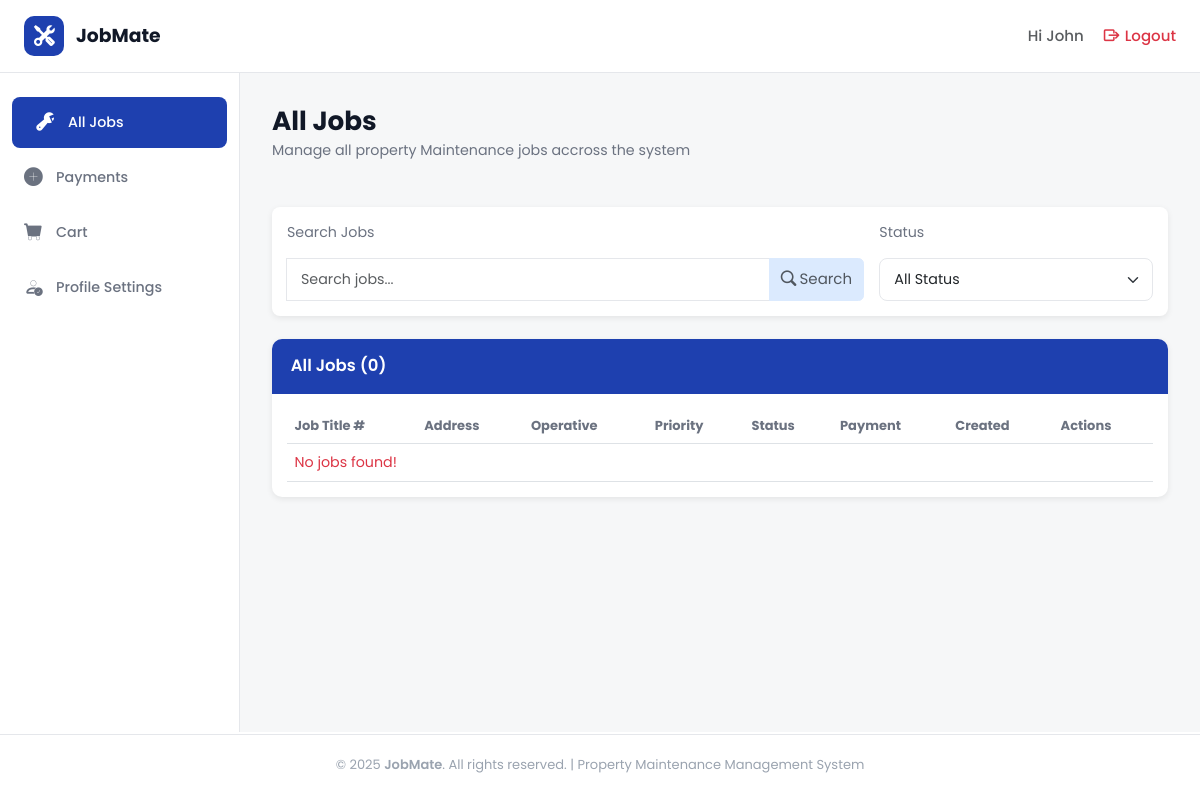
The app's page /jobs/all_jobs/ (signed in), older data.
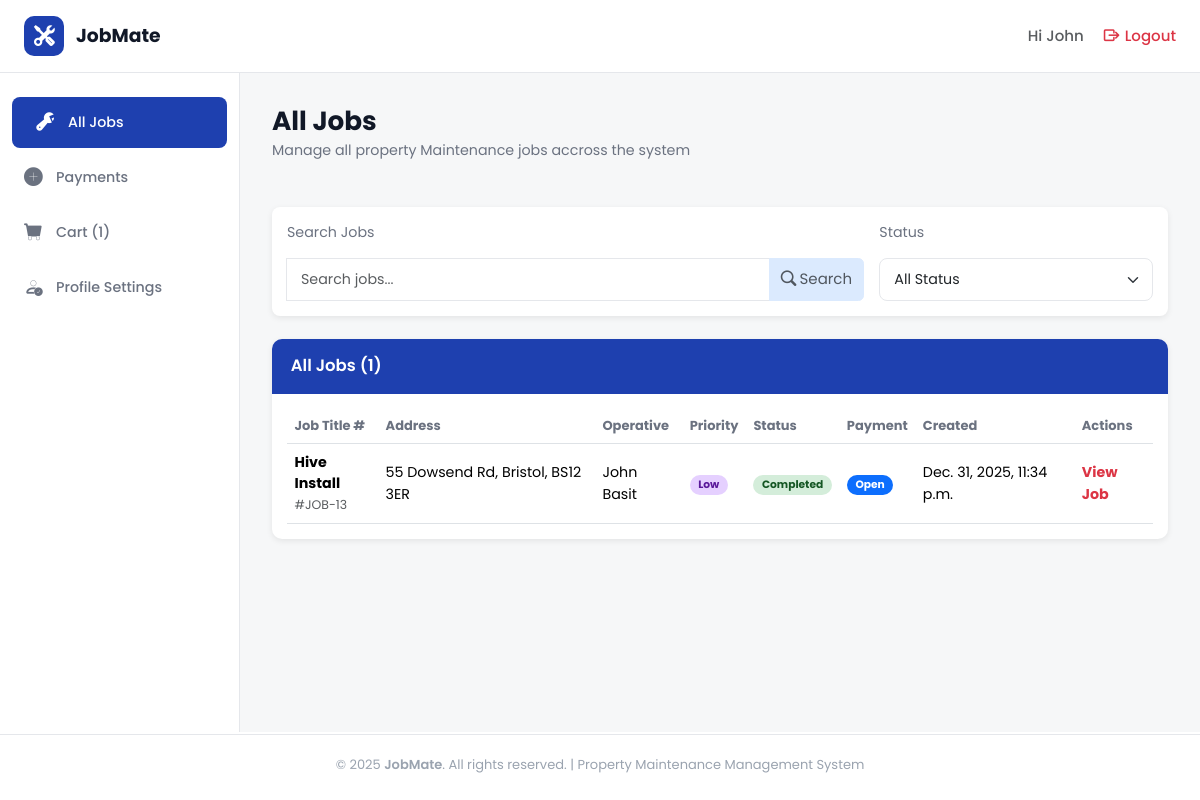
The same page, newer data.
### jobs/models.py (models this page shows, shortened)
class Job(models.Model):
    PRIORITY_CHOICES = [
        ('high', 'High'),
        ('medium', 'Medium'),
        ('low', 'Low'),
    ]
    CATEGORY_CHOICES = [
        ('plumbing', 'Plumbing'),
        ('heating', 'Heating'),
        ('electrical', 'Electrical'),
    ]
    STATUS_CHOICES = [
        ("pending", "Pending"),
        ("in_progress", "In Progress"),
        ("completed", "Completed"),
        ("cancelled", "Cancelled"),
    ]
    job_title = models.CharField(max_length=100)
    property_owner = models.CharField(max_length=100)
    address = models.CharField(max_length=200)
    city = models.CharField(max_length=100)
    post_code = models.CharField(max_length=20)
    tenant_name = models.CharField(
        max_length=100,
        null=True,
        blank=True
    )
    tenant_phone = models.CharField(
        max_length=20,
        null=True,
        blank=True
    )
    tenant_email = models.EmailField(
        max_length=254,
        null=True,
        blank=True
    )
    priority = models.CharField(
        max_length=20,
        choices=PRIORITY_CHOICES,
        default='medium'
    )
    category = models.CharField(
        max_length=20,
        choices=CATEGORY_CHOICES
    )
    status = models.CharField(
        max_length=20,
        choices=STATUS_CHOICES,
        default="pending"
    )
    description = models.TextField()
    created_at = models.DateTimeField(auto_now_add=True)
    updated_at = models.DateTimeField(auto_now=True)
    due_date = models.DateField()
    estimated_hours = models.DecimalField(
        max_digits=4,
        decimal_places=1,
        null=True,
        blank=True
    )
    job_cost = models.DecimalField(
        max_digits=10,
        decimal_places=2,
        null=True,
        blank=True
    )
    assigned_operative = models.ForeignKey(
        User,
        on_delete=models.SET_NULL,
        null=True,
        blank=True,
        related_name="assigned_jobs"
    )

### cart/models.py (models this page shows, shortened)
class Transaction(models.Model):
    STATUS_CHOICES = [
        ("open", "Open"),
        ("paid", "Paid"),
        ("failed", "Failed"),
        ("cancelled", "Cancelled"),
    ]
    transaction_id = models.UUIDField(
        default=uuid.uuid4,
        editable=False,
        unique=True
    )
    user = models.ForeignKey(
        settings.AUTH_USER_MODEL,
        on_delete=models.CASCADE,
        related_name="transactions"
    )
    job = models.ForeignKey(
        Job,
        on_delete=models.SET_NULL,
        null=True,
        blank=True,
        related_name="transactions"
    )
    status = models.CharField(
        max_length=20,
        choices=STATUS_CHOICES,
        default="open"
    )
    base_cost = models.DecimalField(max_digits=10, decimal_places=2, default=0)
    adjustment = models.DecimalField(max_digits=10, decimal_places=2, default=0)
    actual_cost = models.DecimalField(max_digits=10, decimal_places=2, default=0)
    subtotal = models.DecimalField(max_digits=10, decimal_places=2, default=0)
    service_fee = models.DecimalField(max_digits=10, decimal_places=2, default=0)
    vat = models.DecimalField(max_digits=10, decimal_places=2, default=0)
    total = models.DecimalField(max_digits=10, decimal_places=2, default=0)
    created_at = models.DateTimeField(auto_now_add=True)
    paid_at = models.DateTimeField(null=True, blank=True)

### jobs/views.py (the view)
# urls.py: path('all_jobs/', views.all_jobs, name='all_jobs'),
@login_required
def all_jobs(request):
    user = request.user
    search_query = request.GET.get("search_term")
    status_filter = request.GET.get("status_filter")
    if user.profile.role != "Admin":
        job_list = Job.objects.filter(assigned_operative=user)
    else:
        job_list = Job.objects.all()
    if search_query:
        job_list = job_list.filter(
            Q(job_title__icontains=search_query) |
            Q(address__icontains=search_query) |
            Q(city__icontains=search_query) |
            Q(post_code__icontains=search_query))
    if status_filter:
        job_list = job_list.filter(status=status_filter)
    for job in job_list:
        transaction = (
            Transaction.objects
            .filter(job=job)
            .order_by("-created_at")
            .first()
        )
        job.payment_status = transaction.status if transaction else None
    return render(request, 'all_jobs.html', {"job_list": job_list, "status_filter": status_filter, "search_query": search_query})

### cart/context_processors.py (called while the page is built)
def basket_item_count(request):
    if request.user.is_authenticated and request.user.profile.role == "Admin":
        count = Transaction.objects.filter(
            status="open").count()
    elif request.user.is_authenticated and request.user.profile.role != "Admin":
        count = Transaction.objects.filter(
            user=request.user,
            status="open").count()
    else:
        count = 0
    return {
        "basket_count": count
    }

### jobs/templates/all_jobs.html (shortened to what the changed rows need)
{% extends "dashboard_base.html" %}
{% load static %}
{% block content %}
<div class="heading-section d-flex flex-column justify-content-between flex-md-row">
  <div class="row">
    <h1 class="section-title">All Jobs</h1>
  </div>
</div>
  <div>
    <div class="table-container">
      <div class="table-header">All Jobs ({{ job_list.count }})</div>
      <div class="table-responsive p-3">
        <table class="table align-middle mb-0">
          <thead class="table-head">
            <tr>
              <th>Job Title #</th>
              <th>Address</th>
              <th>Operative</th>
              <th>Priority</th>
              <th>Status</th>
              <th>Payment</th>
              <th>Created</th>
              <th>Actions</th>
            </tr>
          </thead>
          <tbody>
            {% for job in job_list %}
            <tr class="test">
              <td data-label="Job Title">
                <strong>{{ job.job_title}}</strong><br /><small class="text-muted">#JOB-{{ job.id }}</small>
              </td>
              <td data-label="Address">{{ job.address }}, {{ job.city }}, {{ job.post_code }}</td>
              <td data-label="Operative">{{ job.assigned_operative.first_name }} {{ job.assigned_operative.last_name }}
              </td>
              <td data-label="Priority">
                <span class="badge badge-rounded
                {% if job.priority == 'high' %} badge-high
                {% elif job.priority == 'medium' %}badge-medium
                {% elif job.priority == 'low' %}badge-low
                {% endif %}">
                  {{ job.get_priority_display }}
                </span>
              </td>
              <td data-label="Status">
                <span class="badge badge-rounded
                {% if job.status == 'pending' %}badge-pending
                {% elif job.status == 'in_progress' %}badge-progress
                {% elif job.status == 'completed' %}badge-completed
                {% elif job.status == 'cancelled' %}bg-danger
                {% endif %} ">
                  {{ job.get_status_display }}
                </span>
              </td>
              <td data-label="Payment">
                <span class="badge badge-rounded
                {% if job.payment_status == 'paid' %}bd-success
                {% elif job.payment_status == 'open' %}bg-primary
                {% elif job.payment_status == 'failed' %}bg-danger
                {% elif job.payment_status == 'cancelled' %}bg-info
                {% else %}bg-secondary
                {% endif %}">
                 {{ job.payment_status|capfirst }}
                </span>
              </td>
              <td data-label="Created">{{ job.created_at}}</td>
              <td data-label="Actions">
                <div>
                   {% if request.user.is_authenticated and request.user.profile.role != "Admin" %}
                  <a href="{% url 'jobs:job_detail' job_id=job.id %}" class="text-decoration-none">
                    <span class="text-danger fw-bold">
                     View Job
                    </span>
                  </a>
                   {% endif %}
                </div>
              </td>
            </tr>
            {% empty %}
            <tr>
              <td colspan="8" class="text-danger">No jobs found!</td>
            </tr>
            {% endfor %}
          </tbody>
        </table>
      </div>
    </div>
  </div>
  {% endblock %}

### templates/dashboard_base.html (shortened to what this page needs)
{% extends "base.html" %}
{% load static %}
{% block body %}
<header class="top-header">
  <div class="logo-section">
    <a href="{% url 'home:home' %}">
      <div class="logo-icon">
        <i class="bi bi-tools"></i>
      </div>
      <span class="logo-text">JobMate</span>
    </a>
  </div>
  <div class="header-right">
    <div class="user-info fs-6">
      <a href="{% url 'users:profile_settings' %}" class="text-decoration-none text-muted"><span>Hi {% if request.user.is_authenticated and request.user.first_name == "" %}
          {{ request.user.username }}
          {% else %}
          {{request.user.first_name}}
          {% endif %}
        </span>
      </a>
    </div>
    <a href="{% url 'account_logout' %}" class="logout-btn text-danger fs-6">
      <i class="bi bi-box-arrow-right"></i>
      <span>Logout</span>
    </a>
  </div>
</header>
<div class="dashboard-layout">
  <aside class="sidebar">
    <ul class="sidebar-nav">
      <li>
        <a href="{% url 'jobs:all_jobs' %}"
          class="{% if request.resolver_match.url_name == 'all_jobs' %}active{% endif %}">
          <i class="bi bi-wrench-adjustable"></i>
          <span>All Jobs</span>
        </a>
      </li>
      <li>
        <a href="{% url 'cart:payments' %}"
          class="{% if request.resolver_match.url_name == 'payments' %}active nav-link disabled{% endif %}">
          <i class="bi bi-plus-circle-fill"></i>
          <span>Payments</span>
        </a>
      </li>
      <li>
        <a href="{% url 'cart:basket' %}"
          class="{% if request.resolver_match.url_name == 'basket' %}active nav-link disabled{% endif %}">
          <i class="bi bi-cart-fill"></i>
          <span> Cart{% if basket_count %}
            ({{ basket_count }})
            {% endif %}
          </span>
        </a>
      </li>
      <li>
        <a href="{% url 'users:profile_settings' %}"
          class="{% if request.resolver_match.url_name == 'profile_settings' %}active nav-link disabled{% endif %}">
          <i class="bi bi-person-check"></i>
          <span>Profile Settings</span>
        </a>
      </li>
    </ul>
  </aside>
  <main class="main-content">
    {% block content %} {% endblock %}
  </main>
</div>
{% endblock %}

Row changes from the older to the newer data that the page shows:
added Job: job_title "Hive Install", id "13", address "55 Dowsend Rd", city "Bristol", post_code "BS12 3ER", assigned_operative.first_name "John", assigned_operative.last_name "Basit", priority "Low", status "Completed", payment_status "Open", created_at "Dec. 31, 2025, 11:34 p.m."
Text that changed along with them:
{{ basket_count }}: (not shown) → "1"
{{ job_list.count }}: "0" → "1"
text no longer shown: "No jobs found!"
